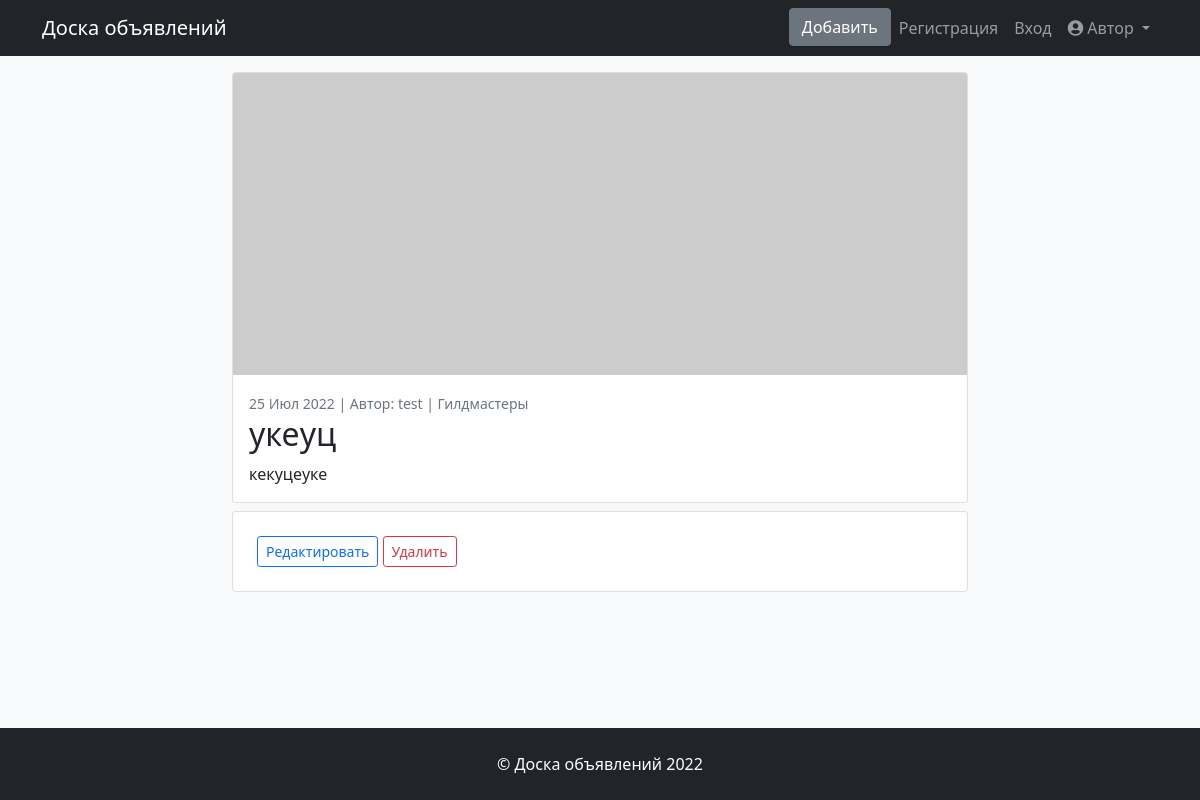
The page /5 on the database as committed earlier.
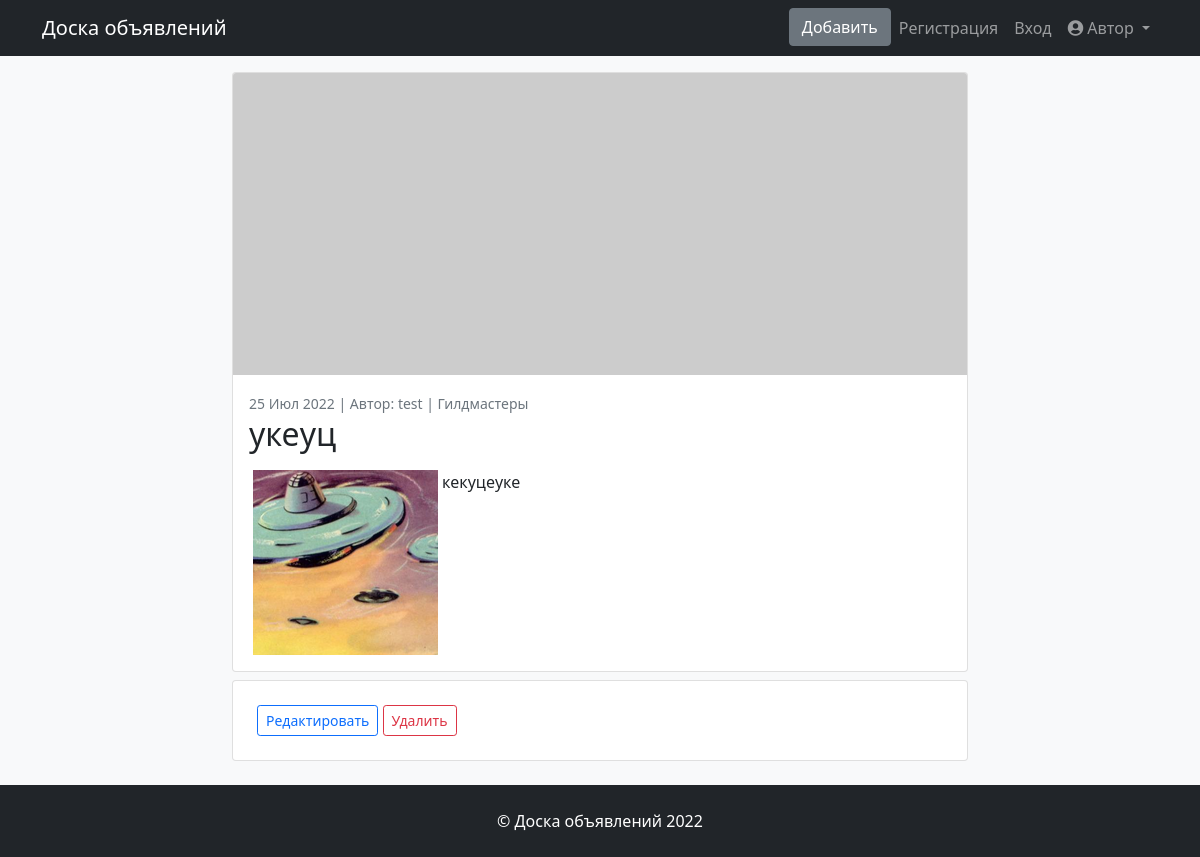
The same page on the database as committed later.
### posts/models.py (models this page shows, shortened)
class Post(models.Model):
    POST_TYPE = (
        ('tnk', 'Танки'),
        ('hlr', 'Хилы'),
        ('dd', 'ДД'),
        ('trd', 'Торговцы'),
        ('gm', 'Гилдмастеры'),
        ('qg', 'Квестгиверы'),
        ('blksm', 'Кузнецы'),
        ('lthwrk', 'Кожевники'),
        ('pm', 'Зельевары'),
        ('sm', 'Мастера заклинаний'),
    )
    author = models.ForeignKey(User, on_delete=models.CASCADE)
    date = models.DateTimeField(verbose_name='Дата', default=timezone.now)
    category = models.CharField(max_length=6, choices=POST_TYPE, default='tnk')
    title = models.CharField(max_length=100)
    text = RichTextUploadingField(blank=True, null=True)
    class Meta:
        verbose_name = 'Объявление'
        verbose_name_plural = 'Объявления'

### posts/views.py (the view)
# urls.py: path('<int:pk>', PostDetail.as_view(), name='post'),
class PostDetail(DetailView):
    model = Post
    template_name = 'posts/post_detail.html'
    context_object_name = 'post'

### templates/posts/post_detail.html (shortened to what this page needs)
{% extends 'index.html' %}
{% block content %}
    <div class="card mb-2">
        <a href="#!"><img class="card-img-top" src="https://dummyimage.com/850x350/dee2e6/6c757d.jpg" alt="..." /></a>
        <div class="card-body">
            <div> <span class="small text-muted ">{{ post.date |date:'d M Y' }} | Автор: {{post.author}} | {{post.get_category_display}}</span></div>
            <h2 class="card-title">{{ post.title }}</h2>
            <p class="card-text">{{ post.text | safe }}</p>
        </div>
    </div>
    <div class="card pt-4 px-4 pb-2 mb-4">
        <p>
            <a href="{% url 'post_update' post.id %}" class="btn btn-outline-primary btn-sm">Редактировать</a>
            <a href="{% url 'post_delete' post.id %}" class="btn btn-outline-danger btn-sm">Удалить</a>
        </p>
    </div>
{% endblock content %}

### templates/index.html (shortened to what this page needs)
{% load static %}
<!DOCTYPE html>
<html lang="en" class="h-100">
    <head>
        <link rel="stylesheet" type="text/css" href="https://cdnjs.cloudflare.com/ajax/libs/font-awesome/5.15.4/css/all.min.css">        <link href="{% static  'css/styles.css' %}" rel="stylesheet">
    </head>
    <body  class="bg-light d-flex flex-column h-100">
        <nav class="navbar navbar-expand-lg navbar-dark bg-dark">
            <div class="container">
                <a class="navbar-brand" href="/">Доска объявлений</a>
                <div class="collapse navbar-collapse" id="navbarSupportedContent">
                    <ul class="navbar-nav ms-auto mb-2 mb-lg-0 navbar-nav-scroll">
                        <li class="nav-item"><a href="{% url 'post_create' %}" class="btn btn-secondary" role="button">Добавить</a></li>
                        <li class="nav-item">
                            <a class="nav-link" href="#!">Регистрация</a>
                        </li>
                        <li class="nav-item">
                            <a class="nav-link" href="#!">Вход</a>
                        </li>
                        <li class="nav-item dropdown">
                            <a class="nav-link dropdown-toggle" href="#" role="button" data-bs-toggle="dropdown" aria-expanded="false">
                                <i class="fa fa-user-circle"></i> Автор
                            </a>
                        </li>
                    </ul>
                </div>
            </div>
        </nav>
        <div class="container mt-3">
            <div class="row justify-content-center">
                <div class="col-lg-8 ">
                    {% block content %}
                    {% endblock %}
                </div>
            </div>
        </div>
        <Footer class="py-4 bg-dark mt-auto container-fluid">
           <div class="container">
                <p class="m-0 text-center text-white"> &copy; Доска объявлений 2022</p>
            </div>
        </footer>
    </body>
</html>

Rows that differ between the two databases and show on the page:
changed Post "укеуц": text: picture added
